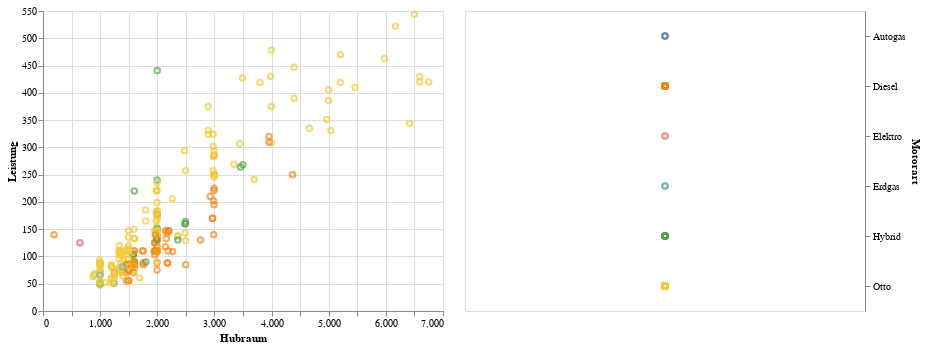

Notebook code cell kept with this figure:
### Code cell
plot(g.head(1))

### Figure 1 — Vega-Lite specification as saved in the notebook (floating-point values rounded to 4 significant figures; data arrays with more than 128 entries replaced by an {"elided": "..."} marker saying what was removed)
{"$schema": "https://vega.github.io/schema/vega-lite/v3.4.0.json", "config": {"mark": {"tooltip": null}, "view": {"height": 300, "width": 400}}, "data": {"name": "data-ba7ee0805dfd98fd25e020c42e6192a7"}, "datasets": {"data-ba7ee0805dfd98fd25e020c42e6192a7": {"elided": "266 records"}}, "hconcat": [{"encoding": {"color": {"condition": {"field": "Motorart", "legend": null, "selection": "selector002", "type": "nominal"}, "value": "lightgray"}, "tooltip": {"field": "Modell", "type": "nominal"}, "x": {"field": "Hubraum", "type": "quantitative"}, "y": {"field": "Leistung", "type": "quantitative"}}, "mark": "point"}, {"encoding": {"color": {"condition": {"field": "Motorart", "legend": null, "selection": "selector002", "type": "nominal"}, "value": "lightgray"}, "y": {"axis": {"orient": "right"}, "field": "Motorart", "type": "nominal"}}, "mark": "point", "selection": {"selector002": {"fields": ["Motorart"], "type": "multi"}}}]}
